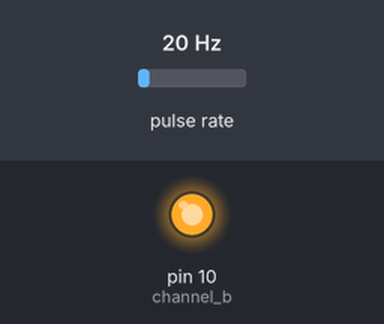
This sketch was run on a simulated Arduino Uno, built with avr-gcc and run on an emulated ATmega328P. Shown: output pins drawn as LEDs (lit = HIGH). Wiring (inferred from the names in the program): pulse sensor: data pin 8. The test bench sets the inputs (shaded band); at power-on: pulse rate 20 Hz. Pins used as bus, display or sensor lines are not drawn; what the sketch prints to the serial monitor is not drawn.

Above: at 0.1 s.
Timing chart, 0 to 1.6 s (numbered marks = the images above):
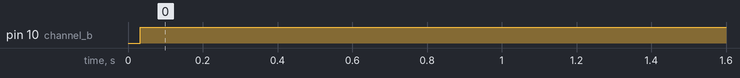

The sketch:

input_capture.ino
```cpp
#define MAINS_PERIOD 16667 //number of half-microseconds in a half-period of the mains waveform
#define MAINS_FREQUENCY 60

const unsigned char channel_z = 8; // Input from zero crossing detector
const unsigned char channel_a = 9; // Output to Opto Triac pin, channel a
const unsigned char channel_b = 10; // Output to Opto Triac pin, channel b


ISR(TIMER1_CAPT_vect) {
	GTCCR = _BV(TSM);
	TCNT1 = TCNT1 - ICR1 - MAINS_PERIOD + 1 + 300;
	GTCCR = 0;
}
ISR(TIMER1_COMPA_vect) {
	delayMicroseconds(8);
	//OC1A = 0; // what do I do here?
	TCCR1A &=~ _BV(COM1A0);
	TCCR1C = _BV(FOC1A);
	TCCR1A |= _BV(COM1A0);

	PORTB &=~ _BV(PORTB1);

}
ISR(TIMER1_COMPB_vect) {
	delayMicroseconds(8);
	//OC1B = 0; // what do I do here?
}


void setup() {

	TCCR1A = _BV(COM1A0) | _BV(COM1A1) | _BV(COM1B0) | _BV(COM1B1);
	// set output on compare match, normal mode, prescaler /8
	TCCR1B = _BV(CS11) | _BV(ICNC1) | _BV(ICES1);
	// input capture noise cancel, positive edge
	TIMSK1 = _BV(ICIE1) | _BV(OCIE1A) | _BV(OCIE1B);
	// generate interrupts for input capture, A/B compare match

	pinMode(channel_z, INPUT);	//set output buffers
	pinMode(channel_a, OUTPUT);
	pinMode(channel_b, OUTPUT);

	Serial.begin(19200);
}


void loop() {
	if (Serial.available()) {
		processSyncMessage();
	}

	delay(100);
	digitalClockDisplay();
}

void digitalClockDisplay(){
	Serial.print(" ICR1:");
	Serial.print(ICR1);
	Serial.print(" A:");
	Serial.print(OCR1A);
	Serial.print(" B:");
	Serial.print(OCR1B);
	Serial.print("\n");
}

/*  code to process time sync messages from the serial port   */
#define A_SET_HEADER  'A' // Header tag for alarm set message
#define B_SET_HEADER  'B' // Header tag for alarm set message

unsigned long processSyncMessage() {
	unsigned long t = 0L;
	const unsigned long DEFAULT_TIME = 1486072960; // Feb 2 2017

	switch(Serial.read()){

	case A_SET_HEADER:
		t = Serial.parseInt();
		OCR1A = t;
		break;
	case B_SET_HEADER:
		t = Serial.parseInt();
		OCR1B = t;
		break;
	}


}
```

Measured:
- by itself, pin 10 (channel_b): LOW → HIGH at 0.03 s
